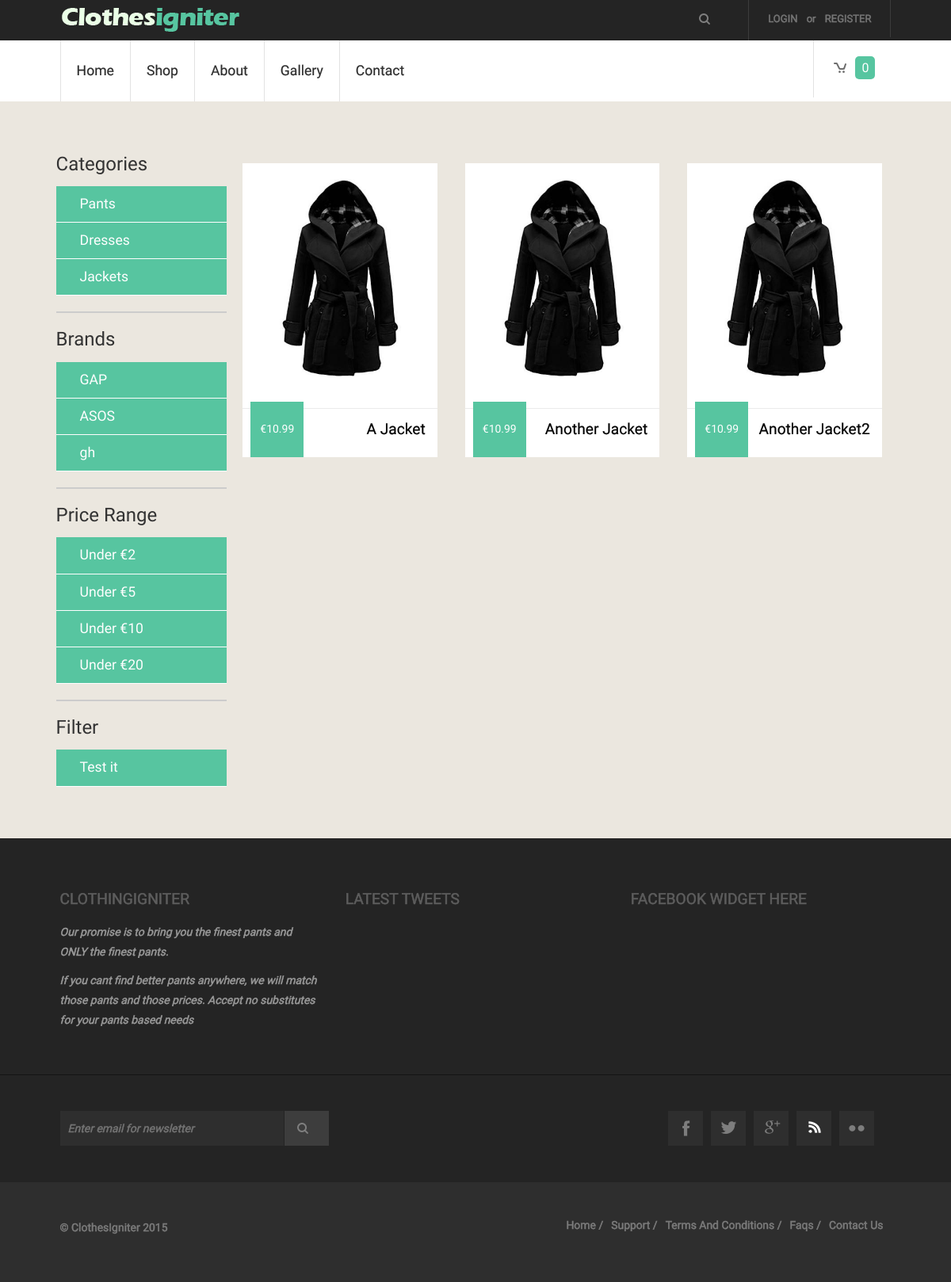
Page /index.php/store/category/3 on the committed database.
### tables this page shows
CREATE TABLE IF NOT EXISTS `category` (
`id` int(11) NOT NULL,
  `name` varchar(150) NOT NULL,
  `parentID` int(11) NOT NULL,
  `slug` varchar(150) NOT NULL
);

CREATE TABLE IF NOT EXISTS `brand` (
`id` int(11) NOT NULL,
  `name` varchar(150) NOT NULL
);

CREATE TABLE IF NOT EXISTS `store_items` (
`id` int(11) NOT NULL,
  `item_name` varchar(240) NOT NULL,
  `item_price` decimal(7,2) NOT NULL,
  `image_small` varchar(240) NOT NULL,
  `image_large` varchar(240) NOT NULL,
  `item_description` text NOT NULL,
  `rating` int(11) NOT NULL DEFAULT '0',
  `categoryID` int(11) NOT NULL,
  `brandID` int(11) NOT NULL,
  `item_description_short` text NOT NULL
);

### application/views/includes/template.php (called while the page is built, shortened)
<?php $this->load->view('includes/header' ,$this->globals);?>
<?php $this->load->view($main_content);?>

### application/controllers/store.php (called while the page is built, shortened)
<?php
class Store extends MY_Controller{
    function __construct()
    {
        parent::__construct();
        $this->load->model('item_model');
        $this->load->model('stock_model');
        $this->load->model('address_model');
        $this->load->model('orderItem_model');
        $this->load->model('order_model');
        $this->load->helper('url_helper');
        $this->load->library('user_agent');
    }
    function category($categoryID){
        $this->load->library('pagination');
        $config['base_url']=base_url().'index.php/store/category/'. $categoryID;
        $config["total_rows"] = $this->item_model->record_count($categoryID);
        $config['per_page'] = 6;
        $config['num_links'] = 20;
        $config["uri_segment"] = 4;
        $this->pagination->initialize($config);
        $page = ($this->uri->segment($config["uri_segment"])) ? $this->uri->segment($config["uri_segment"]) : 0;
        $data["items"] = $this->item_model->
        get_category_items($config["per_page"], $page, $categoryID);
        $data["links"] = $this->pagination->create_links();
        $data['main_content'] = 'store/index';
        $this->load->view('includes/template', $data, $this->globals);
    }
}

### index.php (called while the page is built, shortened)
<?php
require_once BASEPATH.'core/CodeIgniter.php';

### application/models/Category_model.php (called while the page is built, shortened)
<?php
class Category_model extends CI_Model
{
    public function get($id = FALSE)
    {
        if (!$id)
        {
            $query = $this->db->get('category');
            return $query->result_array();
        }
        $query = $this->db->get_where('category', array('id' => $id));
        return $query->row_array();
    }
}

### application/core/MY_Controller.php (called while the page is built, shortened)
<?php
class MY_Controller extends CI_Controller
{
    function __construct()
    {
        $this->globals = array(
            'categories' => $this->category_model->get(),
            'brands' => $this->brand_model->get(),
        );
    }
}

### application/models/Brand_model.php (called while the page is built, shortened)
<?php
class Brand_model extends CI_Model
{
    public function get($id = FALSE)
    {
        if (!$id)
        {
            $query = $this->db->get('brand');
            return $query->result_array();
        }
        $query = $this->db->get_where('brand', array('id' => $id));
        return $query->row_array();
    }
}

### application/models/Item_model.php (called while the page is built, shortened)
<?php
class Item_model extends CI_Model
{
    public function get_category_items($limit, $start, $category= FALSE)
    {
        $this->db->limit($limit, $start);
        if(!$category){
            $query = $this->db->get("store_items");
        }
        else{
            $query = $this->db->get_where('store_items', array('categoryID' => $category));
        }
        if ($query->num_rows() > 0) {
            foreach ($query->result() as $row) {
                $data[] = $row;
            }
            return $data;
        }
        return false;
    }
}

### application/views/store/index.php (the view, shortened to what this page needs)
<div class="row">
    <div class="col-md-3 admin-sidebar">
              <div class="list-group">
                  <ul class="category-select">
                      <h3>Categories</h3>
                  <?php
                  foreach($categories as $category) {
                      echo "<li>" . anchor('store/category/'. $category['id'], $category['name']) . "</li>";
                  }
                  ?>
                  </ul>
                  <hr>
                  <ul class="category-select">
                      <h3>Brands</h3>
                      <?php
                      foreach($brands as $brand) {
                          echo "<li>" . anchor('store/brand/'. $brand['id'], $brand['name']) . "</li>";
                      }
                      ?>
                  </ul>
                  <hr>
                  <ul class="category-select">
                      <h3>Price Range</h3>
                      <?php
                          echo "<li>" . anchor('store/price/2', 'Under &euro;2') . "</li>";
                          echo "<li>" . anchor('store/price/5', 'Under &euro;5') . "</li>";
                          echo "<li>" . anchor('store/price/10', 'Under &euro;10') . "</li>";
                          echo "<li>" . anchor('store/price/20', 'Under &euro;20') . "</li>";
                      ?>
                  </ul>
                  <hr>
                  <ul class="category-select">
                      <h3>Filter</h3>
                      <?php
                      echo "<li>" . anchor('store/filter/1/2', 'Test it') . "</li>";
                      ?>
                  </ul>
               </div>
        </div>
    <div class="col-md-9">
        <div class="grids_of_3">
            <?php if($items!=null){
                foreach($items as $item) { ?>
                    <div class="grid1_of_3">
                        <a href="<?php echo base_url() . 'index.php/item/view/'.$item->id ?>">
                            <img src="<?php echo base_url() . "images/clothes/" . $item->image_large; ?>"  alt=""/>
                            <h3><?php echo $item->item_name ?></h3>
                            <span class="price">&euro;<?php echo $item->item_price ?></span>
                        </a>
                    </div>
                <?php }} ?>
        </div>
    </div>
</div>

### css/style.css (style rules this page uses)
ol,ul { list-style:none;margin:0;padding:0; }
a { text-decoration:none; }
img { max-width:100%; }
html, body { font-family: 'Maven Pro', sans-serif; background:#ffffff; font-size: 100%; }
.log_reg li a { font-family: 'Maven Pro', sans-serif; font-size: 0.8125em; padding: 5px 8px; color: #777777; text-transform: uppercase; -webkit-text-stroke: 0.5px; }
.menu ul li a { display: block; padding: 26px 30px; color: #2d2d2d; font-size: 1.1em; text-transform: capitalize; -webkit-text-stroke: 0.2px; -webkit-transition: all 0.3s ease-in-out; -moz-transition: all 0.3s ease-in-out; -o-transition: all 0.3s ease-in-out; transition: all 0.3s ease-in-out; }
.grids_of_3 { text-align:center; display: block; }
.grid1_of_3 { float:left; width:30.3333%; margin-left:4.3333%; background: #ffffff; position: relative; }
.grid1_of_3:first-child { margin-left: 0; }
.grid1_of_3 a { display: block; }
.grid1_of_3 img { padding: 8% 0; }
.grid1_of_3 h3 { border-top: 1px solid #EBEBEB; padding: 15px; font-size: 1.2em; color: #000000; -webkit-text-stroke: 0.2px; text-shadow: 0 1px 0 #ffffff; text-transform: capitalize; }
.price { background: #57C5A0; color: #ffffff; font-size: 0.8725em; padding: 25px 12px; position: absolute; bottom: 0px; left: 10px; }
.grids_of_3 { display: block; margin: 4% 0; }
.soc_icons ul li a { display: block; padding: 10px; background: #2e2e2e; width: 24px; height: 24px; -webkit-transition: all 0.3s ease-in-out; -moz-transition: all 0.3s ease-in-out; -o-transition: all 0.3s ease-in-out; transition: all 0.3s ease-in-out; }
.soc_icons ul li a.icon4 { background: #2e2e2e url('../images/icon4.png') no-repeat 14px 12px; }
.f_nav1 li a { display:block; color: #7D7D7D; text-transform: capitalize; font-size: 0.8725em; -webkit-text-stroke: 0.5px; -webkit-transition: all 0.3s ease-in-out; -moz-transition: all 0.3s ease-in-out; -o-transition: all 0.3s ease-in-out; transition: all 0.3s ease-in-out; }
@media only screen and (max-width: 1280px) { .menu ul li a { padding: 26px 20px; } }

### css/custom.css (style rules this page uses)
.admin-sidebar ul, .category-select { list-style:none; margin:0; padding:0; }
.admin-sidebar ul > li > a { margin-left:20px; display:block; padding:10px; color:#fefefe; font-size:1.1em; transition: all 0.2s ease-out; }
.admin-sidebar ul > li { background:#57C5A0; border-bottom:1px solid #fefefe; transition: all 0.2s ease-out; }
.admin-sidebar h3, .admin-sidebar h4 { margin-bottom:15px; }
.admin-sidebar hr { border:1px solid #ccc; }
.grid1_of_3 { margin-bottom:20px; }
.grid1_of_3 h3 { text-align: right; }
.grids_of_3 img { max-height: 250px; }
.grid1_of_3 { transition: all 0.2s ease-out; }

### rows in the picture
category: id+name "Pants"
category: id+name "Dresses"
category: id+name "Jackets"
brand: id+name "GAP"
brand: id+name "ASOS"
brand: id+name "gh"
store_items: image_large (picture), item_name "A Jacket", item_price "10.99"
store_items: image_large (picture), item_name "Another Jacket", item_price "10.99"
store_items: image_large (picture), item_name "Another Jacket2", item_price "10.99"

### other values in the picture
anchor('login', 'Login') "LOGIN"
anchor('login/signup', 'Register') "REGISTER"
anchor('site', 'Home') "Home"
anchor('store', 'Shop') "Shop"
anchor('site/about', 'About') "About"
anchor('site/gallery', 'Gallery') "Gallery"
anchor('site/contact', 'Contact') "Contact"
$this->cart->total_items() "0"
anchor('store/price/2', 'Under &euro;2') "Under €2"
anchor('store/price/5', 'Under &euro;5') "Under €5"
anchor('store/price/10', 'Under &euro;10') "Under €10"
anchor('store/price/20', 'Under &euro;20') "Under €20"
anchor('store/filter/1/2', 'Test it') "Test it"
anchor('site', 'Home /') "Home /"
anchor('site/contact', 'Contact Us') "Contact Us"
